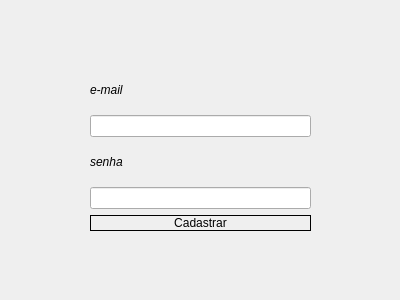
<?xml version="1.0" encoding="UTF-8"?>
<ui version="4.0">
 <class>SignUp</class>
 <widget class="QDialog" name="SignUp">
  <property name="geometry">
   <rect>
    <x>0</x>
    <y>0</y>
    <width>400</width>
    <height>300</height>
   </rect>
  </property>
  <property name="windowTitle">
   <string>Sign Up</string>
  </property>
  <widget class="QWidget" name="widget" native="true">
   <property name="geometry">
    <rect>
     <x>0</x>
     <y>0</y>
     <width>400</width>
     <height>300</height>
    </rect>
   </property>
   <property name="maximumSize">
    <size>
     <width>400</width>
     <height>300</height>
    </size>
   </property>
   <property name="styleSheet">
    <string notr="true">#widget
{
background-image: url(://bg1.jpg);
}
QPushButton
{
border-radius:10px;
border: 0.5px solid #000;
}</string>
   </property>
   <widget class="QWidget" name="widget_2" native="true">
    <property name="geometry">
     <rect>
      <x>90</x>
      <y>70</y>
      <width>221</width>
      <height>161</height>
     </rect>
    </property>
    <layout class="QVBoxLayout" name="verticalLayout">
     <item>
      <widget class="QLabel" name="label">
       <property name="font">
        <font>
         <italic>true</italic>
        </font>
       </property>
       <property name="text">
        <string>e-mail</string>
       </property>
      </widget>
     </item>
     <item>
      <widget class="QLineEdit" name="lineEdit"/>
     </item>
     <item>
      <widget class="QLabel" name="label_2">
       <property name="font">
        <font>
         <italic>true</italic>
        </font>
       </property>
       <property name="text">
        <string>senha</string>
       </property>
      </widget>
     </item>
     <item>
      <widget class="QLineEdit" name="lineEdit_2"/>
     </item>
     <item>
      <widget class="QPushButton" name="pushButton">
       <property name="text">
        <string>Cadastrar</string>
       </property>
      </widget>
     </item>
    </layout>
   </widget>
  </widget>
 </widget>
 <resources/>
 <connections/>
</ui>
